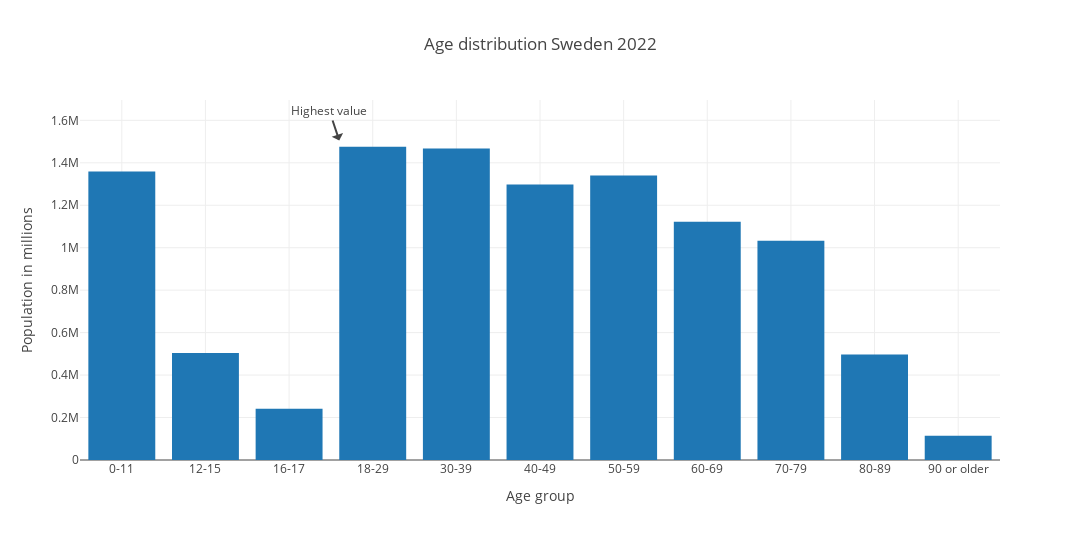

Notebook source saved alongside this figure:
### Markdown cell above
e) Draw a diagram that shows the age distribution.

### Code cell
fig = px.histogram(
    swedish_population_all,
    x="Age group",
    y="Befolkning",
    title="Age distribution Sweden 2022",
    width=1080,  # Sets the size so that the graph is consistent for every user that runs the program
    height=540,
).update_layout(yaxis_title="Population in millions")
# https://plotly.com/python/styling-plotly-express/
fig.add_annotation(  # adds an line and text to the barplot.
    text="Highest value",
    x=2.6,
    y=1505000,
)

# TODO SAVE FILE

### Figure 1 — Plotly figure (JSON) as saved in the notebook; plotly's stock layout.template omitted (floating-point values rounded to 4 significant figures; data arrays with more than 128 entries replaced by an {"elided": "..."} marker saying what was removed)
{"data": [{"alignmentgroup": "True", "bingroup": "x", "histfunc": "sum", "hovertemplate": "Age group=%{x}<br>sum of Befolkning=%{y}<extra></extra>", "legendgroup": "", "marker": {"color": "#1F77B4", "pattern": {"shape": ""}}, "name": "", "offsetgroup": "", "orientation": "v", "showlegend": false, "type": "histogram", "x": {"elided": "2901 str values"}, "xaxis": "x", "y": {"elided": "2901 int values"}, "yaxis": "y"}], "layout": {"annotations": [{"text": "Highest value", "x": 2.6, "y": 1505000}], "barmode": "relative", "height": 540, "legend": {"tracegroupgap": 0}, "title": {"text": "Age distribution Sweden 2022"}, "width": 1080, "xaxis": {"anchor": "y", "domain": [0, 1], "title": {"text": "Age group"}}, "yaxis": {"anchor": "x", "domain": [0, 1], "title": {"text": "Population in millions"}}}}
